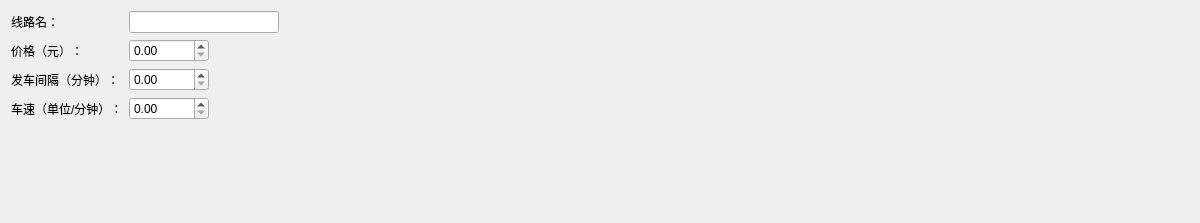
               <widget class="QWidget" name="pathScrollAreaWidgetContents">
                <property name="geometry">
                 <rect>
                  <x>0</x>
                  <y>0</y>
                  <width>1200</width>
                  <height>223</height>
                 </rect>
                </property>
                <layout class="QFormLayout" name="formLayout">
                 <item row="0" column="0">
                  <widget class="QLabel" name="pathNameLabel">
                   <property name="text">
                    <string>线路名：</string>
                   </property>
                  </widget>
                 </item>
                 <item row="0" column="1">
                  <widget class="NameLineEdit" name="pathNameLineEdit">
                   <property name="maximumSize">
                    <size>
                     <width>150</width>
                     <height>16777215</height>
                    </size>
                   </property>
                  </widget>
                 </item>
                 <item row="1" column="0">
                  <widget class="QLabel" name="pathPriceLabel">
                   <property name="text">
                    <string>价格（元）：</string>
                   </property>
                  </widget>
                 </item>
                 <item row="1" column="1">
                  <widget class="PropertySpinBox" name="pathPriceDoubleSpinBox">
                   <property name="maximumSize">
                    <size>
                     <width>80</width>
                     <height>16777215</height>
                    </size>
                   </property>
                  </widget>
                 </item>
                 <item row="2" column="0">
                  <widget class="QLabel" name="pathTimeLabel">
                   <property name="text">
                    <string>发车间隔（分钟）：</string>
                   </property>
                  </widget>
                 </item>
                 <item row="2" column="1">
                  <widget class="PropertySpinBox" name="pathTimeDoubleSpinBox">
                   <property name="maximumSize">
                    <size>
                     <width>80</width>
                     <height>16777215</height>
                    </size>
                   </property>
                  </widget>
                 </item>
                 <item row="3" column="0">
                  <widget class="QLabel" name="pathSpeedLabel">
                   <property name="text">
                    <string>车速（单位/分钟）：</string>
                   </property>
                  </widget>
                 </item>
                 <item row="3" column="1">
                  <widget class="PropertySpinBox" name="pathSpeedDoubleSpinBox">
                   <property name="maximumSize">
                    <size>
                     <width>80</width>
                     <height>16777215</height>
                    </size>
                   </property>
                  </widget>
                 </item>
                </layout>
               </widget>
